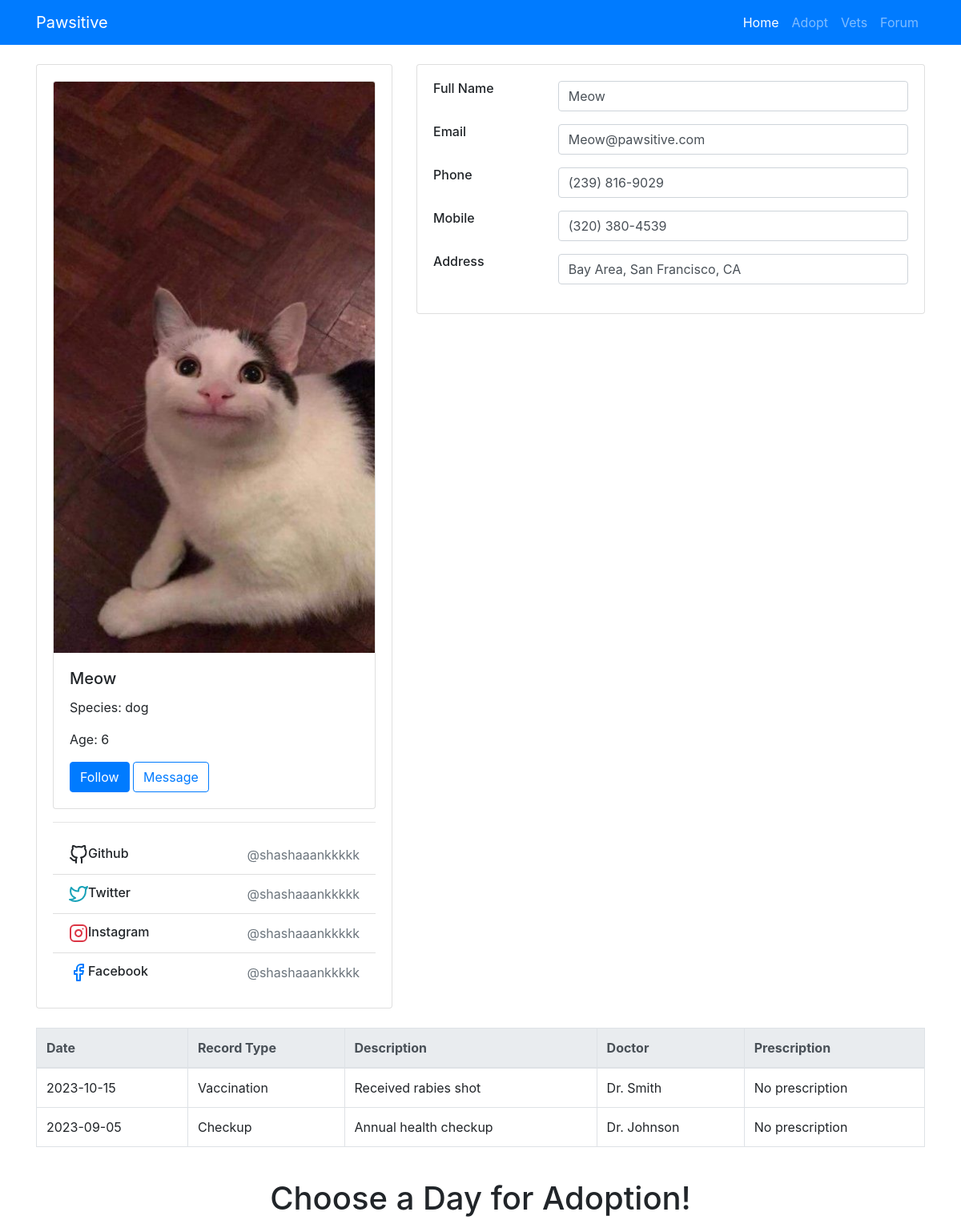
Before: /pet-profile/10/ with the older database file.
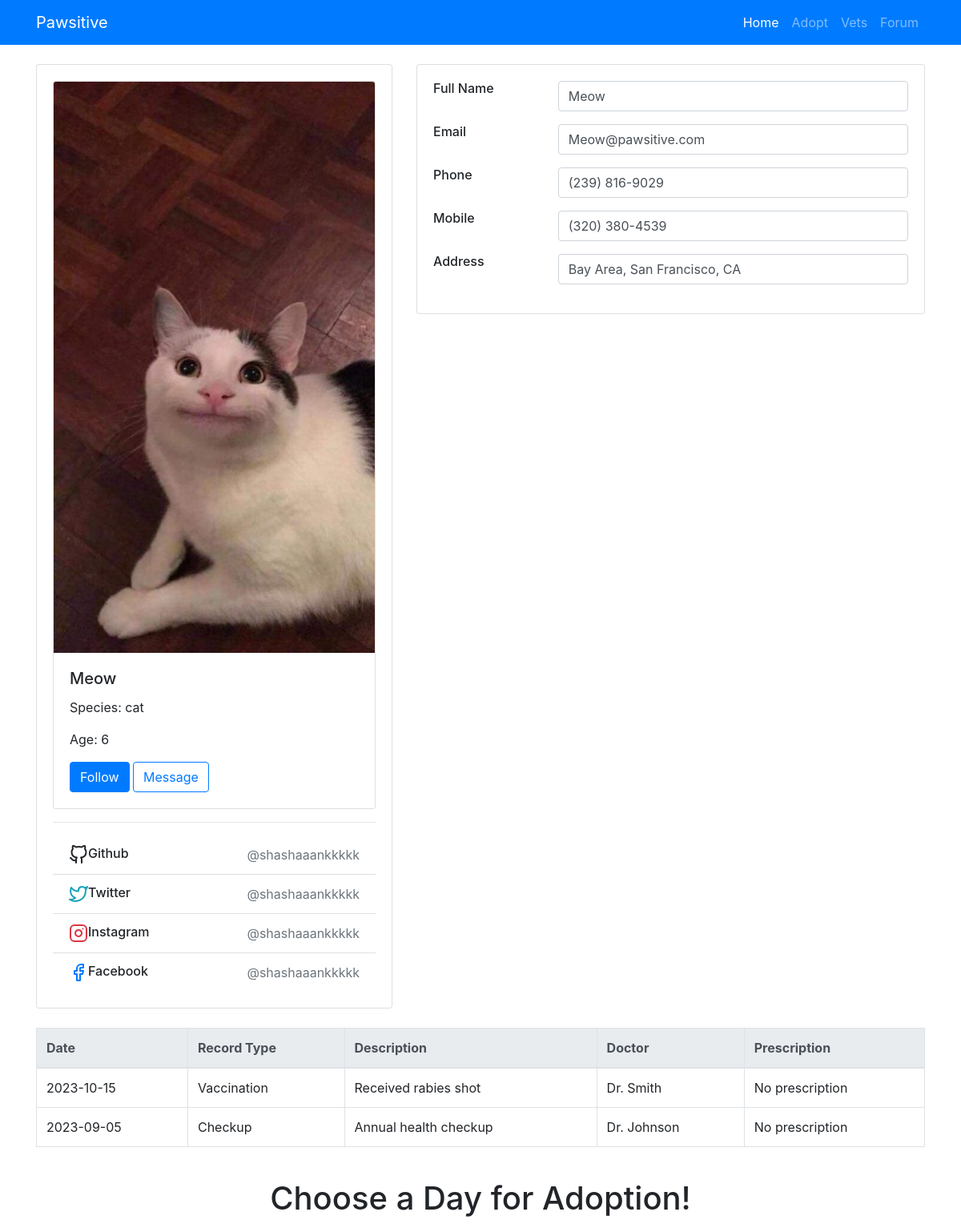
After: the same page with the newer database file.
### pets/models.py (models this page shows, shortened)
class Pet(models.Model):
    name = models.CharField(max_length=100)
    age = models.IntegerField()
    breed = models.CharField(max_length=100)
    description = models.TextField()
    photo = models.ImageField(upload_to='static/pet_photos/')
    medical_history = models.TextField()
    adoption_status = models.BooleanField(default=False)
    TEMPERAMENT_CHOICES = (
        ('friendly', 'Friendly'),
        ('calm', 'Calm'),
        ('playful', 'Playful'),
    )
    SIZE_CHOICES = (
        ('small', 'Small'),
        ('medium', 'Medium'),
        ('large', 'Large'),
    )
    SPECIES_CHOICES = (
        ('dog', 'Dog'),
        ('cat', 'Cat'),
    )
    species = models.CharField(max_length=50, choices=SPECIES_CHOICES,null=True)
    size = models.CharField(max_length=10, choices=SIZE_CHOICES, null=True, blank=True)
    temperament = models.CharField(max_length=50, choices=TEMPERAMENT_CHOICES,null=True)

### pets/views.py (the view)
# urls.py: path('pet-profile/<int:name>/', pet_profile, name='pet_profile'),
def pet_profile(request,name):
    pets = get_object_or_404(Pet,pk=name)
    return render(request, 'pets/pet_profile.html', {'pets': pets})

### PawsitiveAdoptionHub/templates/pets/pet_profile.html (shortened to what the changed rows need)
{% extends 'pets/base.html' %}
{% block content %}
<div class="container">
    <div class="row justify-content-center mt-4">
        <div class="col-lg-5">
            <div class="card">
                <div class="card-body">
                    <div class="card pet-card">
                        <img src="{{ pets.photo.url }}" class="card-img-top" alt="{{ pets.name }}">
                        <div class="card-body">
                            <h5 class="card-title">{{ pets.name }}</h5>
                            <p class="card-text">Species: {{ pets.species }}</p>
                            <p class="card-text">Age: {{ pets.age }}</p>
                            <button class="btn btn-primary">Follow</button>
                            <button class="btn btn-outline-primary">Message</button>
                        </div>
                    </div>
                </div>
            </div>
        </div>
        <div class="col-lg-7">
            <form method="POST">
                <div class="card">
                    <div class="card-body">
                       <form method="POST">
							<div class="row mb-3">
								<div class="col-sm-9 text-secondary">
									<input type="text" class="form-control" value={{pets.name}}>
								</div>
							</div>
							<div class="row mb-3">
								<div class="col-sm-9 text-secondary">
									<input type="text" class="form-control" value={{pets.name}}@pawsitive.com>
								</div>
							</div>
								</div>
							</div>
					</form>
                    </div>
                </div>
            <div class="table-responsive mt-4">
                <table class="table table-bordered table-hover table-blue">
            <thead class="thead-light">
                <tr>
                    <th>Date</th>
                    <th>Record Type</th>
                    <th>Description</th>
                    <th>Doctor</th>
                    <th>Prescription</th>
                </tr>
            </thead>
                </table>
            </div>
            <div class="container mt-4">
                <h1 class="text-center">Choose a Day for Adoption!</h1>
                    <link href="https://js.appointlet.com/styles.css" rel="stylesheet">
            </div>
        </div>
<link href="https://stackpath.bootstrapcdn.com/bootstrap/4.5.2/css/bootstrap.min.css" rel="stylesheet">
<link href="https://cdnjs.cloudflare.com/ajax/libs/bootstrap-datepicker/1.9.0/css/bootstrap-datepicker.min.css" rel="stylesheet">
{% endblock %}

Changed rows visible on the page:
changed Pet "Meow": species "dog" → "cat"
